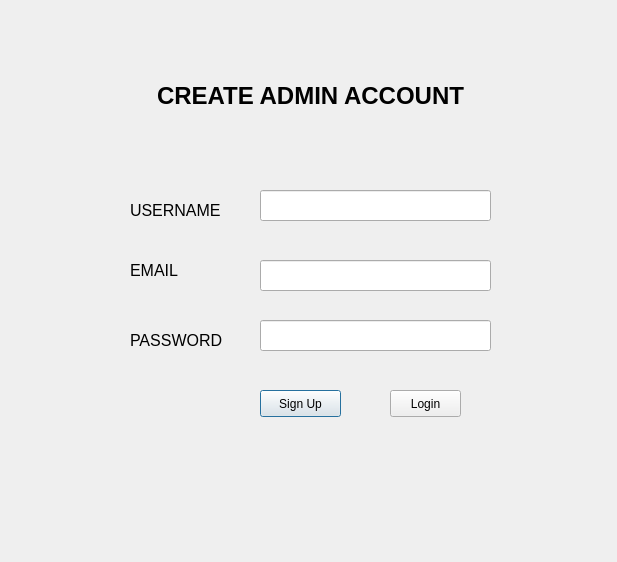
<?xml version="1.0" encoding="UTF-8"?>
<ui version="4.0">
 <class>Dialog</class>
 <widget class="QDialog" name="Dialog">
  <property name="geometry">
   <rect>
    <x>0</x>
    <y>0</y>
    <width>617</width>
    <height>562</height>
   </rect>
  </property>
  <property name="windowTitle">
   <string>Dialog</string>
  </property>
  <widget class="QLabel" name="uname_label">
   <property name="geometry">
    <rect>
     <x>130</x>
     <y>190</y>
     <width>101</width>
     <height>41</height>
    </rect>
   </property>
   <property name="font">
    <font>
     <pointsize>12</pointsize>
    </font>
   </property>
   <property name="text">
    <string>USERNAME</string>
   </property>
  </widget>
  <widget class="QLabel" name="email_label">
   <property name="geometry">
    <rect>
     <x>130</x>
     <y>250</y>
     <width>101</width>
     <height>41</height>
    </rect>
   </property>
   <property name="font">
    <font>
     <pointsize>12</pointsize>
    </font>
   </property>
   <property name="text">
    <string>EMAIL</string>
   </property>
  </widget>
  <widget class="QLabel" name="pass_label">
   <property name="geometry">
    <rect>
     <x>130</x>
     <y>320</y>
     <width>101</width>
     <height>41</height>
    </rect>
   </property>
   <property name="font">
    <font>
     <pointsize>12</pointsize>
    </font>
   </property>
   <property name="text">
    <string>PASSWORD</string>
   </property>
  </widget>
  <widget class="QLineEdit" name="uname_lineEdit">
   <property name="geometry">
    <rect>
     <x>260</x>
     <y>190</y>
     <width>231</width>
     <height>31</height>
    </rect>
   </property>
  </widget>
  <widget class="QLineEdit" name="email_lineEdit">
   <property name="geometry">
    <rect>
     <x>260</x>
     <y>260</y>
     <width>231</width>
     <height>31</height>
    </rect>
   </property>
  </widget>
  <widget class="QLineEdit" name="pass_lineEdit">
   <property name="geometry">
    <rect>
     <x>260</x>
     <y>320</y>
     <width>231</width>
     <height>31</height>
    </rect>
   </property>
  </widget>
  <widget class="QPushButton" name="signup_btn">
   <property name="geometry">
    <rect>
     <x>260</x>
     <y>390</y>
     <width>81</width>
     <height>27</height>
    </rect>
   </property>
   <property name="text">
    <string>Sign Up</string>
   </property>
  </widget>
  <widget class="QPushButton" name="login_btn">
   <property name="geometry">
    <rect>
     <x>390</x>
     <y>390</y>
     <width>71</width>
     <height>27</height>
    </rect>
   </property>
   <property name="text">
    <string>Login</string>
   </property>
  </widget>
  <widget class="QLabel" name="label_4">
   <property name="geometry">
    <rect>
     <x>100</x>
     <y>40</y>
     <width>421</width>
     <height>111</height>
    </rect>
   </property>
   <property name="font">
    <font>
     <pointsize>18</pointsize>
     <weight>75</weight>
     <bold>true</bold>
    </font>
   </property>
   <property name="text">
    <string>CREATE ADMIN ACCOUNT</string>
   </property>
   <property name="alignment">
    <set>Qt::AlignCenter</set>
   </property>
  </widget>
 </widget>
 <resources/>
 <connections/>
</ui>
